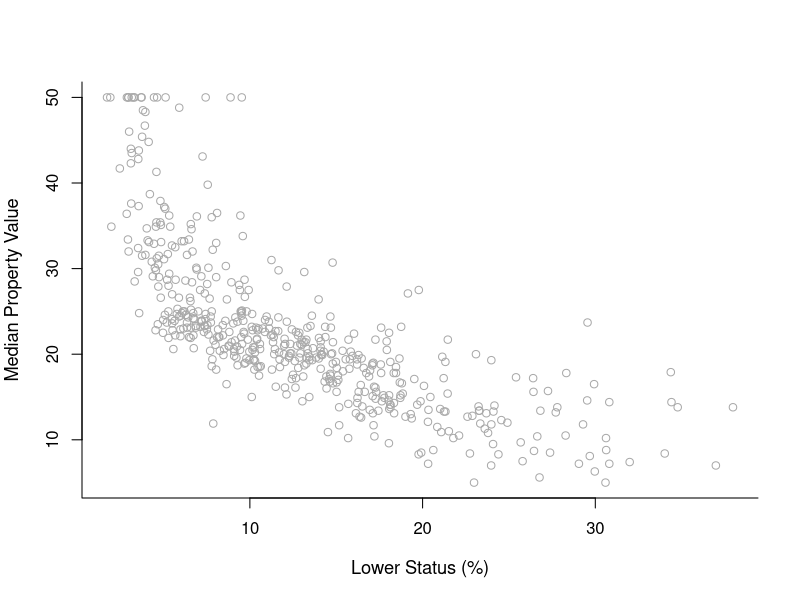
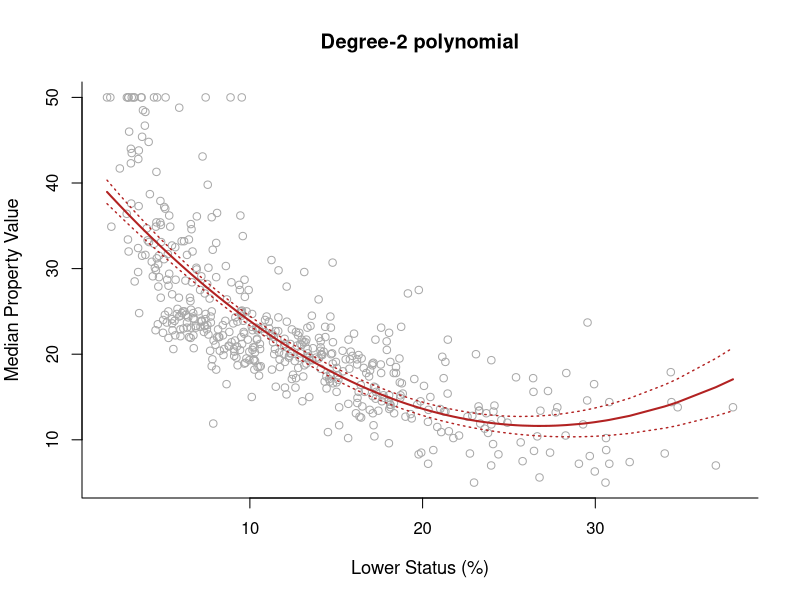
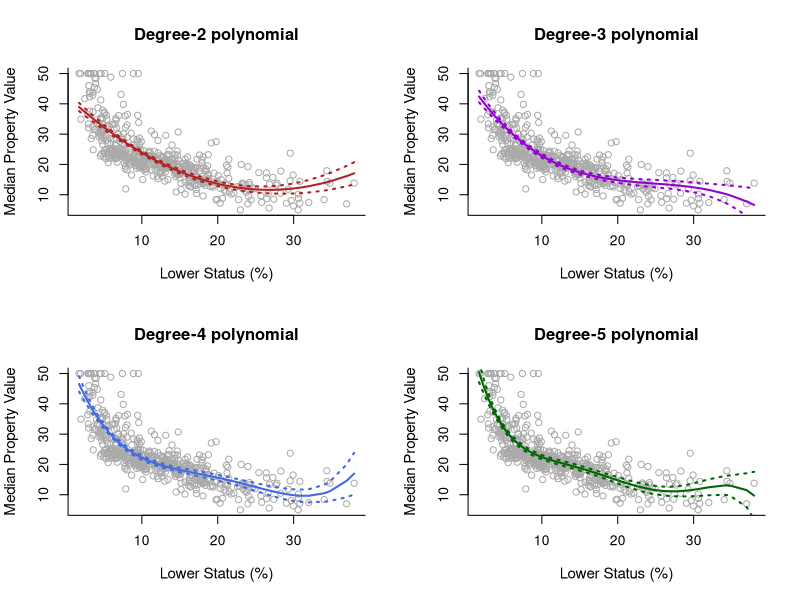
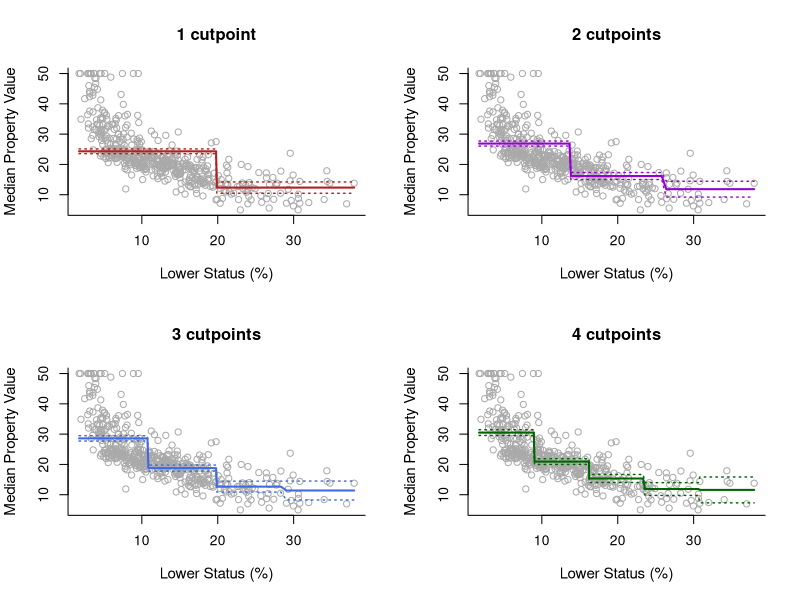
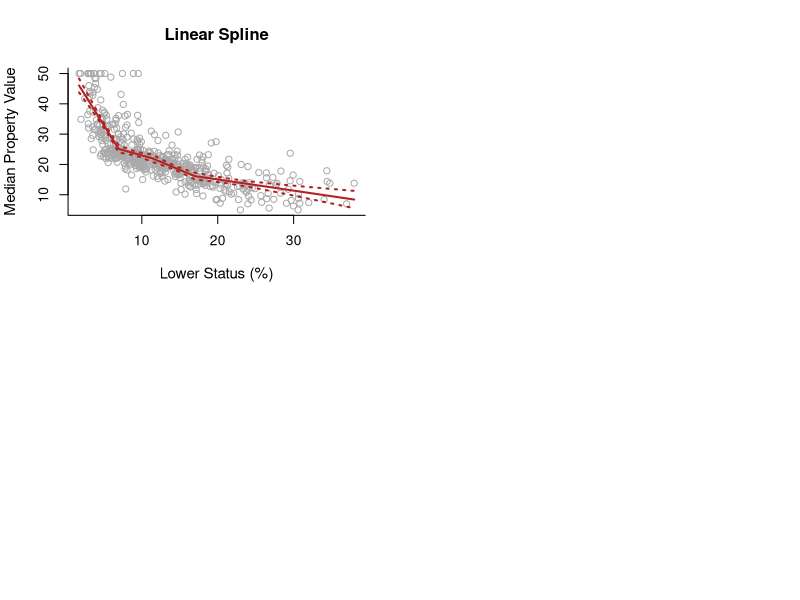
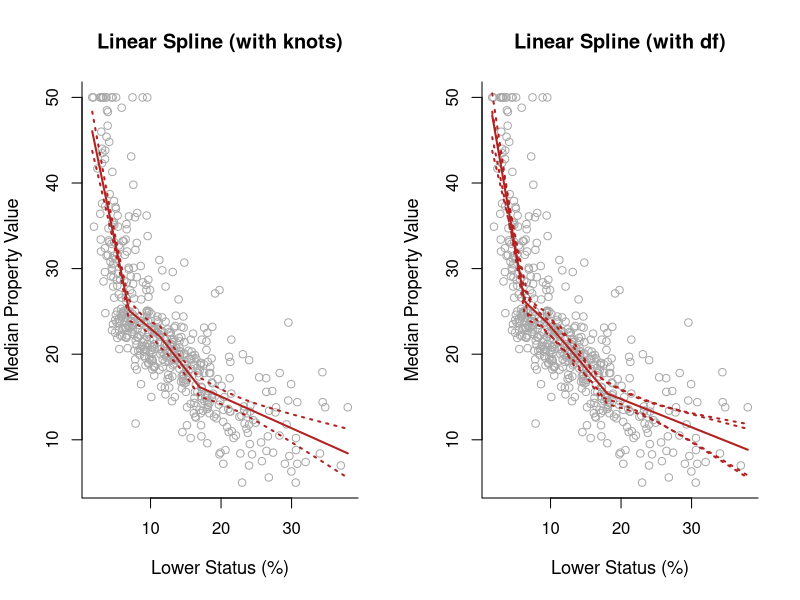
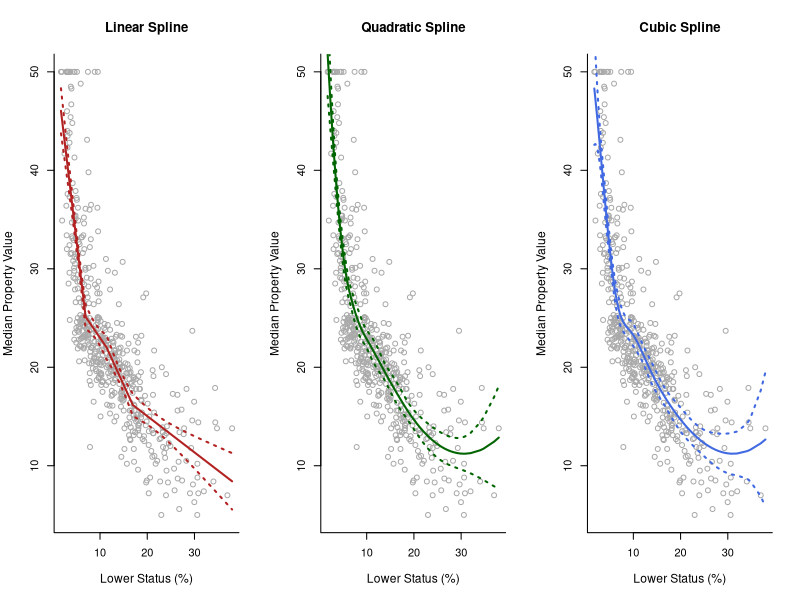
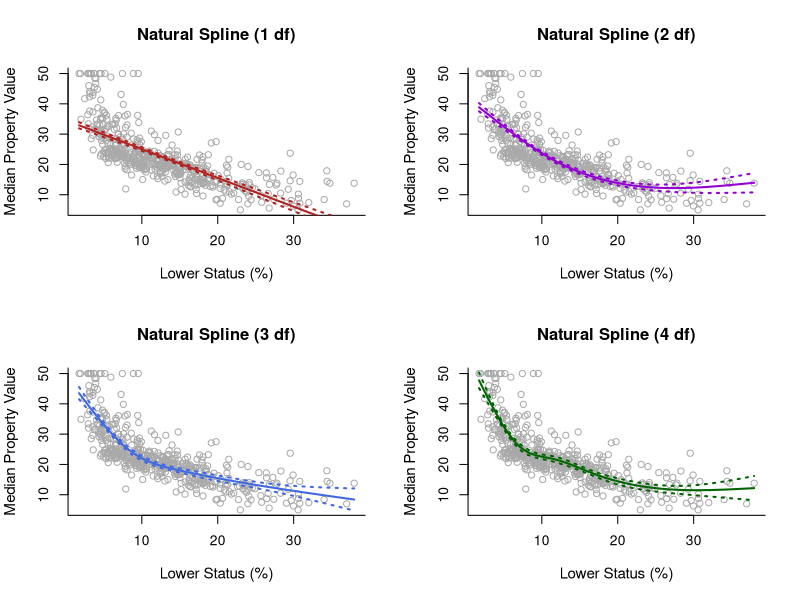

Write the R code that produced these figures, in order.
## ---- chunk 1
library(MASS)
help(Boston)
names(Boston)
head(Boston)
## ---- chunk 2
head(cbind(Boston$medv, Boston$lstat))
## ---- chunk 3
y = Boston$medv
x = Boston$lstat
y.lab = 'Median Property Value'
x.lab = 'Lower Status (%)'
## ---- chunk 4
#| message: false
#| warning: false
#| fig-width: 6
#| fig-height: 6
plot( x, y, cex.lab = 1.1, col="darkgrey", xlab = x.lab, ylab = y.lab, 
      main = "", bty = 'l' )
## ---- chunk 5
poly2 = lm(y ~ poly(x,  2,  raw = TRUE))
summary(poly2)
## ---- chunk 6
sort.x = sort(x)
sort.x[1:10]     # the first 10 sorted values of x 
pred2 = predict(poly2, newdata = list(x = sort.x), se = TRUE)
names(pred2)
## ---- chunk 7
pred2$fit[1:10]  # the first 10 fitted values of the curve
se.bands2 = cbind( pred2$fit - 2 * pred2$se.fit, 
                   pred2$fit + 2 * pred2$se.fit )
se.bands2[1:10,] # the first 10 confidence intervals of the curve
## ---- chunk 8
plot(x, y, cex.lab = 1.1, col="darkgrey", xlab = x.lab, ylab = y.lab,
     main = "Degree-2 polynomial", bty = 'l')
lines(sort.x, pred2$fit, lwd = 2, col = "firebrick")
matlines(sort.x, se.bands2, lwd = 1.4, col = "firebrick", lty = 3)
## ---- chunk 9
#| fig-width: 9
#| fig-height: 8
poly3 = lm(y ~ poly(x,  3))
poly4 = lm(y ~ poly(x,  4))
poly5 = lm(y ~ poly(x, 5))

pred3 = predict(poly3, newdata = list(x = sort.x), se = TRUE)
pred4 = predict(poly4, newdata = list(x = sort.x), se = TRUE)
pred5 = predict(poly5, newdata = list(x = sort.x), se = TRUE)

se.bands3 = cbind(pred3$fit + 2*pred3$se.fit, pred3$fit-2*pred3$se.fit)
se.bands4 = cbind(pred4$fit + 2*pred4$se.fit, pred4$fit-2*pred4$se.fit)
se.bands5 = cbind(pred5$fit + 2*pred5$se.fit, pred5$fit-2*pred5$se.fit)


par(mfrow = c(2,2))
# Degree-2
plot(x, y, cex.lab = 1.1, col="darkgrey", xlab = x.lab, ylab = y.lab,
     main = "Degree-2 polynomial", bty = 'l')
lines(sort.x, pred2$fit, lwd = 2, col = "firebrick")
matlines(sort.x, se.bands2, lwd = 2, col = "firebrick", lty = 3)

# Degree-3
plot(x, y, cex.lab = 1.1, col="darkgrey", xlab = x.lab, ylab = y.lab,
     main = "Degree-3 polynomial", bty = 'l')
lines(sort.x, pred3$fit, lwd = 2, col = "darkviolet")
matlines(sort.x, se.bands3, lwd = 2, col = "darkviolet", lty = 3)

# Degree-4
plot(x, y, cex.lab = 1.1, col="darkgrey", xlab = x.lab, ylab = y.lab,
     main = "Degree-4 polynomial", bty = 'l')
lines(sort.x, pred4$fit, lwd = 2, col = "royalblue")
matlines(sort.x, se.bands4, lwd = 2, col = "royalblue", lty = 3)

# Degree-5
plot(x, y, cex.lab = 1.1, col="darkgrey", xlab = x.lab, ylab = y.lab,
     main = "Degree-5 polynomial", bty = 'l')
lines(sort.x, pred5$fit, lwd = 2, col = "darkgreen")
matlines(sort.x, se.bands5, lwd = 2, col = "darkgreen", lty = 3)
## ---- chunk 10
poly1 = lm(y ~ x)
poly6 = lm(y ~ poly(x, 6))
anova(poly1, poly2, poly3, poly4, poly5, poly6)
## ---- chunk 11
table(cut(x, 2))
## ---- chunk 12
step2 = lm(y ~ cut(x, 2))
step3 = lm(y ~ cut(x, 3))
step4 = lm(y ~ cut(x, 4))
step5 = lm(y ~ cut(x, 5))
## ---- chunk 13
#| fig-width: 9
#| fig-height: 8
pred2 = predict(step2, newdata = list(x = sort(x)), se = TRUE)
pred3 = predict(step3, newdata = list(x = sort(x)), se = TRUE)
pred4 = predict(step4, newdata = list(x = sort(x)), se = TRUE)
pred5 = predict(step5, newdata = list(x = sort(x)), se = TRUE)

se.bands2 = cbind(pred2$fit + 2*pred2$se.fit, pred2$fit-2*pred2$se.fit)
se.bands3 = cbind(pred3$fit + 2*pred3$se.fit, pred3$fit-2*pred3$se.fit)
se.bands4 = cbind(pred4$fit + 2*pred4$se.fit, pred4$fit-2*pred4$se.fit)
se.bands5 = cbind(pred5$fit + 2*pred5$se.fit, pred5$fit-2*pred5$se.fit)

par(mfrow = c(2,2))

plot(x, y, cex.lab = 1.1, col="darkgrey", xlab = x.lab, ylab = y.lab,
     main = "1 cutpoint", bty = 'l')
lines(sort(x), pred2$fit, lwd = 2, col = "firebrick")
matlines(sort(x), se.bands2, lwd = 1.4, col = "firebrick", lty = 3)

plot(x, y, cex.lab = 1.1, col="darkgrey", xlab = x.lab, ylab = y.lab,
     main = "2 cutpoints", bty = 'l')
lines(sort(x), pred3$fit, lwd = 2, col = "darkviolet")
matlines(sort(x), se.bands3, lwd = 1.4, col = "darkviolet", lty = 3)

plot(x, y, cex.lab = 1.1, col="darkgrey", xlab = x.lab, ylab = y.lab,
     main = "3 cutpoints", bty = 'l')
lines(sort(x), pred4$fit, lwd = 2, col = "royalblue")
matlines(sort(x), se.bands4, lwd = 1.4, col = "royalblue", lty = 3)

plot(x, y, cex.lab = 1.1, col="darkgrey", xlab = x.lab, ylab = y.lab,
     main = "4 cutpoints", bty = 'l')
lines(sort(x), pred5$fit, lwd = 2, col = "darkgreen")
matlines(sort(x), se.bands5, lwd = 1.4, col = "darkgreen", lty = 3)
## ---- chunk 14
breaks4 = c(min(x), 10, 20, 30, max(x))
table(cut(x, breaks = breaks4))
## ---- chunk 15
step.new4 = lm(y ~ cut(x, breaks = breaks4))
summary(step.new4)
## ---- chunk 16
newx <- c(10.56, 5.89)
preds = predict(step.new4, newdata = list(x = newx), se = TRUE)
preds
## ---- chunk 17
library(splines)
## ---- chunk 18
summary(x)
cuts = summary(x)[c(2, 3, 5)] 
cuts
sort.x = sort(x)
## ---- chunk 19
spline1 = lm(y ~  splines::bs(x, degree = 1, knots = cuts))
pred1 = predict(spline1, newdata = list(x = sort.x), se = TRUE)
se.bands1 = cbind(pred1$fit + 2 * pred1$se.fit, 
                  pred1$fit - 2 * pred1$se.fit)
## ---- chunk 20
#| fig-width: 5
#| fig-height: 4
plot(x, y, cex.lab = 1.1, col="darkgrey", xlab = x.lab, ylab = y.lab, 
     main = "Linear Spline", bty = 'l')
lines(sort.x, pred1$fit, lwd = 2, col = "firebrick")
matlines(sort.x, se.bands1, lwd = 2, col = "firebrick", lty = 3)
## ---- chunk 21
#| fig-width: 10
#| fig-height: 4
spline1df = lm(y ~ splines::bs(x, degree = 1, df = 5))
pred1df = predict(spline1df, newdata = list(x = sort.x), se = TRUE)
se.bands1df = cbind( pred1df$fit + 2 * pred1df$se.fit, 
                     pred1df$fit - 2 * pred1df$se.fit )

par(mfrow = c(1, 2))
plot(x, y, cex.lab = 1.1, col="darkgrey", xlab = x.lab, ylab = y.lab, 
     main = "Linear Spline (with knots)", bty = 'l')
lines(sort.x, pred1$fit, lwd = 2, col = "firebrick")
matlines(sort.x, se.bands1, lwd = 2, col = "firebrick", lty = 3)

plot(x, y, cex.lab = 1.1, col="darkgrey", xlab = x.lab, ylab = y.lab, 
     main = "Linear Spline (with df)", bty = 'l')
lines(sort.x, pred1df$fit, lwd = 2, col = "firebrick")
matlines(sort.x, se.bands1df, lwd = 2, col = "firebrick", lty = 3)
matlines(sort.x, se.bands1, lwd = 2, col = "firebrick", lty = 3)
## ---- chunk 22
#| message: false
#| warning: false
#| fig-width: 9
#| fig-height: 4
spline2 = lm(y ~ splines::bs(x, degree = 2, df = 6))
pred2 = predict(spline2, newdata = list(x = sort.x), se = TRUE)
se.bands2 = cbind(pred2$fit + 2 * pred2$se.fit, pred2$fit - 2 * pred2$se.fit)

spline3 = lm(y ~ splines::bs(x, degree = 3, df = 7))
pred3 = predict(spline3, newdata = list(x = sort.x), se = TRUE)
se.bands3 = cbind(pred3$fit + 2 * pred3$se.fit, pred3$fit - 2 * pred3$se.fit)

par(mfrow = c(1,3))
plot(x, y, cex.lab = 1.1, col="darkgrey", xlab = x.lab, ylab = y.lab, 
     main = "Linear Spline", bty = 'l')
lines(sort.x, pred1$fit, lwd = 2, col = "firebrick")
matlines(sort.x, se.bands1, lwd = 2, col = "firebrick", lty = 3)

plot(x, y, cex.lab = 1.1, col="darkgrey", xlab = x.lab, ylab = y.lab, 
     main = "Quadratic Spline", bty = 'l')
lines(sort.x, pred2$fit, lwd = 2, col = "darkgreen")
matlines(sort.x, se.bands2, lwd = 2, col = "darkgreen", lty = 3)

plot(x, y, cex.lab = 1.1, col="darkgrey", xlab = x.lab, ylab = y.lab, 
     main = "Cubic Spline", bty = 'l')
lines(sort.x, pred3$fit, lwd = 2, col = "royalblue")
matlines(sort.x, se.bands3, lwd = 2, col = "royalblue", lty = 3)
## ---- chunk 23
#| fig-width: 9
#| fig-height: 8
spline.ns1 = lm(y ~ splines::ns(x, df = 1))
pred.ns1 = predict(spline.ns1, newdata = list(x = sort.x), se = TRUE)
se.bands.ns1 = cbind(pred.ns1$fit + 2 * pred.ns1$se.fit, 
                     pred.ns1$fit - 2 * pred.ns1$se.fit)

spline.ns2 = lm(y ~ splines::ns(x, df = 2))
pred.ns2 = predict(spline.ns2, newdata = list(x = sort.x), se = TRUE)
se.bands.ns2 = cbind(pred.ns2$fit + 2 * pred.ns2$se.fit, 
                     pred.ns2$fit - 2 * pred.ns2$se.fit)

spline.ns3 = lm(y ~ splines::ns(x, df = 3))
pred.ns3 = predict(spline.ns3, newdata = list(x = sort.x), se = TRUE)
se.bands.ns3 = cbind(pred.ns3$fit + 2 * pred.ns3$se.fit, 
                     pred.ns3$fit - 2 * pred.ns3$se.fit)

spline.ns4 = lm(y ~ splines::ns(x, df = 4))
pred.ns4 = predict(spline.ns4, newdata = list(x = sort.x), se = TRUE)
se.bands.ns4 = cbind(pred.ns4$fit + 2 * pred.ns4$se.fit, 
                     pred.ns4$fit - 2 * pred.ns4$se.fit)

par(mfrow = c(2, 2))

plot(x, y, cex.lab = 1.1, col="darkgrey", xlab = x.lab, ylab = y.lab, 
     main = "Natural Spline (1 df)", bty = 'l')
lines(sort.x, pred.ns1$fit, lwd = 2, col = "firebrick")
matlines(sort.x, se.bands.ns1, lwd = 2, col = "firebrick", lty = 3)

plot(x, y, cex.lab = 1.1, col="darkgrey", xlab = x.lab, ylab = y.lab, 
     main = "Natural Spline (2 df)", bty = 'l')
lines(sort.x, pred.ns2$fit, lwd = 2, col = "darkviolet")
matlines(sort.x, se.bands.ns2, lwd = 2, col = "darkviolet", lty = 3)

plot(x, y, cex.lab = 1.1, col="darkgrey", xlab = x.lab, ylab = y.lab, 
     main = "Natural Spline (3 df)", bty = 'l')
lines(sort.x, pred.ns3$fit, lwd = 2, col = "royalblue")
matlines(sort.x, se.bands.ns3, lwd = 2, col = "royalblue", lty = 3)

plot(x, y, cex.lab = 1.1, col="darkgrey", xlab = x.lab, ylab = y.lab, 
     main = "Natural Spline (4 df)", bty = 'l')
lines(sort.x, pred.ns4$fit, lwd = 2, col = "darkgreen")
matlines(sort.x, se.bands.ns4, lwd = 2, col = "darkgreen", lty = 3)
## ---- chunk 24
par(mfrow = c(1,2))
plot(x, y, cex.lab = 1.1, col="darkgrey", xlab = x.lab, ylab = y.lab, 
     main = "Cubic Spline", bty = 'l')
lines(sort.x, pred3$fit, lwd = 2, col = "darkblue")
matlines(sort.x, se.bands3, lwd = 2, col = "darkblue", lty = 3)

plot(x, y, cex.lab = 1.1, col="darkgrey", xlab = x.lab, ylab = y.lab, 
     main = "Natural Spline (3 df)", bty = 'l')
lines(sort.x, pred.ns3$fit, lwd = 2, col = "royalblue")
matlines(sort.x, se.bands.ns3, lwd = 2, col = "royalblue", lty = 3)
## ---- chunk 25
smooth1 = smooth.spline(x, y, df = 3)
smooth2 = smooth.spline(x, y, cv = TRUE)

par(mfrow = c(1,2))
plot(x, y, cex.lab = 1.1, col="darkgrey", xlab = x.lab, ylab = y.lab, 
     main = "Smoothing Spline (3 df)", bty = 'l')
lines(smooth1, lwd = 2, col = "brown")

plot(x, y, cex.lab = 1.1, col="darkgrey", xlab = x.lab, ylab = y.lab, 
     main = "Smoothing Spline (CV)", bty = 'l')
lines(smooth2, lwd = 2, col = "darkorange")
## ---- chunk 26
names(Boston)
## ---- chunk 27
#| message: false
#| warning: false
library(gam)
## ---- chunk 28
#| fig-width: 8
#| fig-height: 4
gam = gam( medv ~ bs(lstat, degree = 3, df = 5) + s(indus, df = 5) + chas, 
           data = Boston )
par( mfrow = c(1,3) )
plot( gam,  se = TRUE, col = "blue" )
## ---- chunk 29
#| fig-width: 8
#| fig-height: 4
Boston1 = Boston
Boston1$chas = factor(Boston1$chas)

gam1 = gam( medv ~ bs(lstat, degree = 3, df = 5) + s(indus, df = 5) + chas, 
            data = Boston1 )
par(mfrow = c(1,3))
plot(gam1,  se = TRUE, col = "blue")
## ---- chunk 30
preds <- predict( gam1, 
                  newdata = data.frame( chas = "0", indus = 3, lstat = 5 )  )
preds
